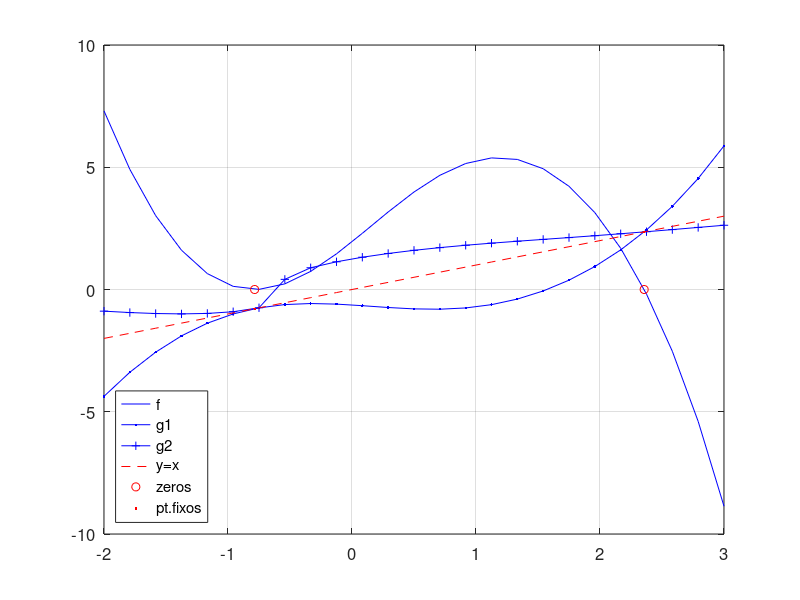

Write MATLAB code to recreate this figure.
f = @(x) sin(x+pi/4).^2-x.^3+pi/4*x.^2+5*pi^2/16*x+3*pi^3/64;
g1 = @(x) 16/(5*pi^2)*(-sin(x+pi/4).^2+x.^3-pi*x.^2/4-3*pi^3/64);
g2 = @(x) cbrt(sin(x+pi/4).^2+pi/4*x.^2+5*pi^2/16*x+3*pi^3/64);
xx=linspace(-2,3,25);
plot(xx,f(xx),'b-',...
     xx,g1(xx),'b.-',...
     xx,g2(xx),'b+-',...
     xx,xx,'r--',...
     [-pi/4,3*pi/4],[0,0],'ro',
     [-pi/4,3*pi/4],[-pi/4,3*pi/4],'r.');grid
legend("f","g1","g2","y=x","zeros","pt.fixos","location","southwest")
set(gca,"fontsize",12)
